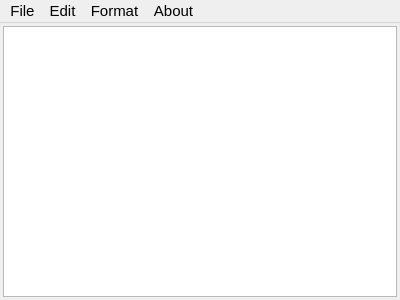
<?xml version="1.0" encoding="UTF-8"?>
<ui version="4.0">
 <class>Notepad</class>
 <widget class="QMainWindow" name="Notepad">
  <property name="geometry">
   <rect>
    <x>0</x>
    <y>0</y>
    <width>400</width>
    <height>300</height>
   </rect>
  </property>
  <property name="font">
   <font>
    <pointsize>11</pointsize>
   </font>
  </property>
  <property name="windowTitle">
   <string>Notepad</string>
  </property>
  <widget class="QWidget" name="centralWidget">
   <property name="toolTipDuration">
    <number>0</number>
   </property>
   <property name="layoutDirection">
    <enum>Qt::LeftToRight</enum>
   </property>
   <property name="autoFillBackground">
    <bool>false</bool>
   </property>
   <property name="inputMethodHints">
    <set>Qt::ImhNone</set>
   </property>
   <layout class="QHBoxLayout" name="horizontalLayout">
    <property name="spacing">
     <number>3</number>
    </property>
    <property name="leftMargin">
     <number>3</number>
    </property>
    <property name="topMargin">
     <number>3</number>
    </property>
    <property name="rightMargin">
     <number>3</number>
    </property>
    <property name="bottomMargin">
     <number>3</number>
    </property>
    <item>
     <widget class="QTextEdit" name="textEdit">
      <property name="enabled">
       <bool>true</bool>
      </property>
      <property name="font">
       <font>
        <pointsize>14</pointsize>
       </font>
      </property>
      <property name="html">
       <string>&lt;!DOCTYPE HTML PUBLIC &quot;-//W3C//DTD HTML 4.0//EN&quot; &quot;http://www.w3.org/TR/REC-html40/strict.dtd&quot;&gt;
&lt;html&gt;&lt;head&gt;&lt;meta name=&quot;qrichtext&quot; content=&quot;1&quot; /&gt;&lt;style type=&quot;text/css&quot;&gt;
p, li { white-space: pre-wrap; }
&lt;/style&gt;&lt;/head&gt;&lt;body style=&quot; font-family:'Cantarell'; font-size:14pt; font-weight:400; font-style:normal;&quot;&gt;
&lt;p style=&quot;-qt-paragraph-type:empty; margin-top:0px; margin-bottom:0px; margin-left:0px; margin-right:0px; -qt-block-indent:0; text-indent:0px; font-family:'MS Shell Dlg 2';&quot;&gt;&lt;br /&gt;&lt;/p&gt;&lt;/body&gt;&lt;/html&gt;</string>
      </property>
      <property name="tabStopWidth">
       <number>50</number>
      </property>
      <property name="acceptRichText">
       <bool>false</bool>
      </property>
      <property name="cursorWidth">
       <number>2</number>
      </property>
     </widget>
    </item>
   </layout>
  </widget>
  <widget class="QMenuBar" name="menuBar">
   <property name="geometry">
    <rect>
     <x>0</x>
     <y>0</y>
     <width>400</width>
     <height>25</height>
    </rect>
   </property>
   <widget class="QMenu" name="menu">
    <property name="title">
     <string>File</string>
    </property>
    <addaction name="actionCreate"/>
    <addaction name="actionOpen"/>
    <addaction name="actionSave"/>
    <addaction name="actionSave_as"/>
    <addaction name="separator"/>
    <addaction name="actionExit"/>
   </widget>
   <widget class="QMenu" name="menuAbout">
    <property name="title">
     <string>About</string>
    </property>
    <addaction name="actionAbout"/>
   </widget>
   <widget class="QMenu" name="menuEdit">
    <property name="title">
     <string>Edit</string>
    </property>
    <addaction name="actionUndo"/>
    <addaction name="actionRedo"/>
    <addaction name="separator"/>
    <addaction name="actionSelect_all"/>
    <addaction name="actionCopy"/>
    <addaction name="actionCut"/>
    <addaction name="actionPaste"/>
    <addaction name="separator"/>
    <addaction name="actionFind"/>
    <addaction name="actionFind_next"/>
    <addaction name="actionReplace"/>
   </widget>
   <widget class="QMenu" name="menuFormat">
    <property name="title">
     <string>Format</string>
    </property>
    <addaction name="actionLineWrap"/>
    <addaction name="actionFont"/>
   </widget>
   <addaction name="menu"/>
   <addaction name="menuEdit"/>
   <addaction name="menuFormat"/>
   <addaction name="menuAbout"/>
  </widget>
  <action name="actionOpen">
   <property name="text">
    <string>Open</string>
   </property>
   <property name="shortcut">
    <string>Ctrl+O</string>
   </property>
  </action>
  <action name="actionSave">
   <property name="text">
    <string>Save</string>
   </property>
   <property name="shortcut">
    <string>Ctrl+S</string>
   </property>
  </action>
  <action name="actionSave_as">
   <property name="text">
    <string>Save as...</string>
   </property>
  </action>
  <action name="actionExit">
   <property name="text">
    <string>Exit</string>
   </property>
  </action>
  <action name="actionAbout">
   <property name="text">
    <string>About</string>
   </property>
   <property name="shortcut">
    <string>F1</string>
   </property>
  </action>
  <action name="actionUndo">
   <property name="text">
    <string>Undo</string>
   </property>
   <property name="shortcut">
    <string>Ctrl+Z</string>
   </property>
  </action>
  <action name="actionRedo">
   <property name="text">
    <string>Redo</string>
   </property>
   <property name="shortcut">
    <string>Ctrl+Y</string>
   </property>
  </action>
  <action name="actionFind">
   <property name="text">
    <string>Find</string>
   </property>
   <property name="shortcut">
    <string>Ctrl+F</string>
   </property>
  </action>
  <action name="actionFont">
   <property name="text">
    <string>Font</string>
   </property>
  </action>
  <action name="actionCreate">
   <property name="text">
    <string>Create</string>
   </property>
   <property name="shortcut">
    <string>Ctrl+N</string>
   </property>
  </action>
  <action name="actionLineWrap">
   <property name="checkable">
    <bool>true</bool>
   </property>
   <property name="text">
    <string>LineWrap</string>
   </property>
  </action>
  <action name="actionSelect_all">
   <property name="text">
    <string>Select all</string>
   </property>
   <property name="shortcut">
    <string>Ctrl+A</string>
   </property>
  </action>
  <action name="actionCut">
   <property name="text">
    <string>Cut</string>
   </property>
   <property name="shortcut">
    <string>Ctrl+X</string>
   </property>
  </action>
  <action name="actionCopy">
   <property name="text">
    <string>Copy</string>
   </property>
   <property name="shortcut">
    <string>Ctrl+C</string>
   </property>
  </action>
  <action name="actionPaste">
   <property name="text">
    <string>Paste</string>
   </property>
   <property name="shortcut">
    <string>Ctrl+V</string>
   </property>
  </action>
  <action name="actionFind_next">
   <property name="text">
    <string>Find next</string>
   </property>
   <property name="shortcut">
    <string>F3</string>
   </property>
  </action>
  <action name="actionReplace">
   <property name="text">
    <string>Replace</string>
   </property>
  </action>
 </widget>
 <layoutdefault spacing="6" margin="11"/>
 <resources/>
 <connections/>
</ui>
